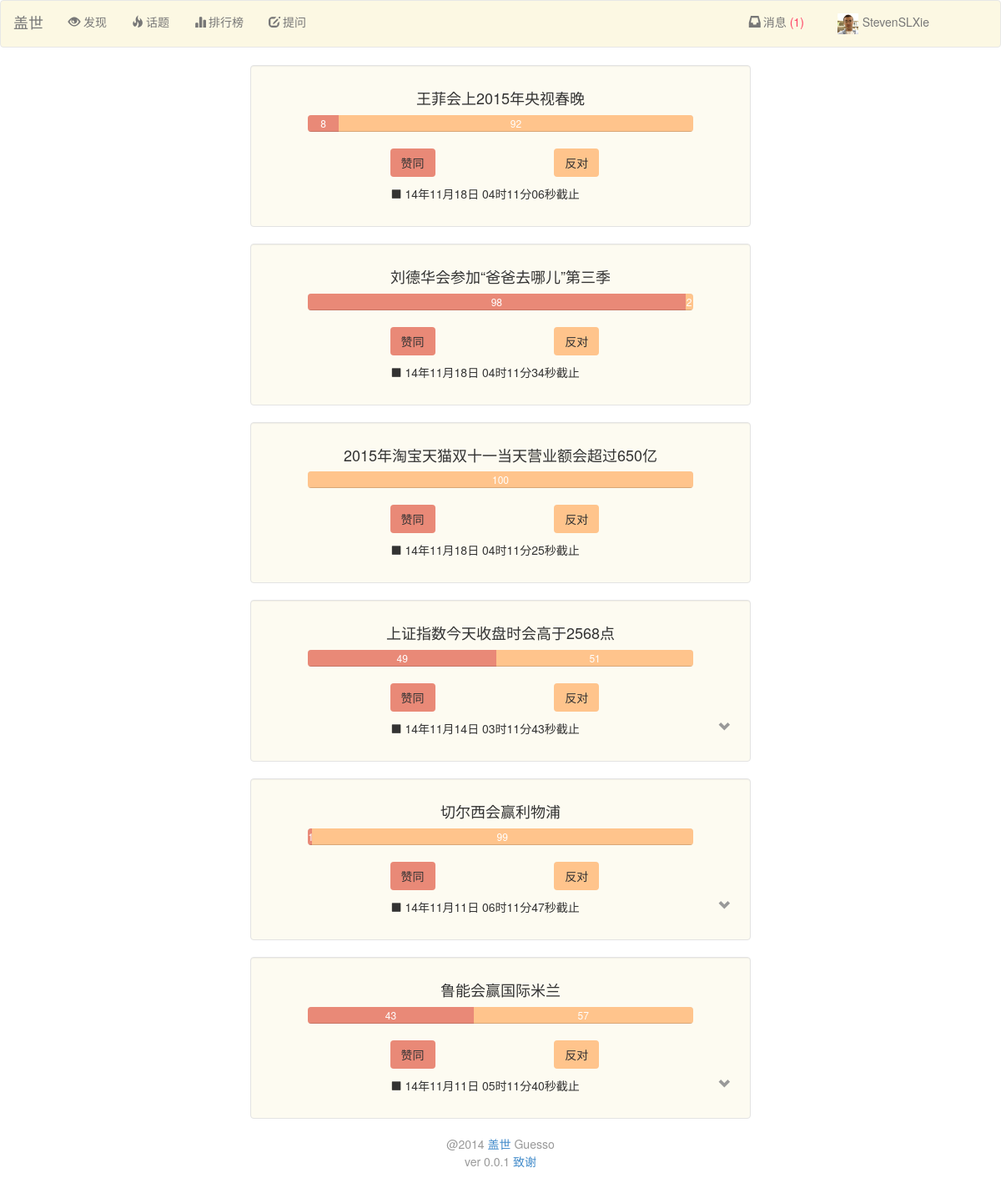
The app's page /home (signed in) with its own data.
### Guess/models.py (models this page shows, shortened)
class Person(models.Model):
	user = models.OneToOneField(User)
	point = models.IntegerField(default=1000)
	photo = models.FileField(upload_to='%Y/%m/%d/', default= 'cat.jpg')
	expertise = models.ManyToManyField(PersonTag)
	win = models.IntegerField(default=0)
	lose = models.IntegerField(default=0)
	game = models.IntegerField(default=0)
	rank = models.IntegerField(default=0)
	joined = models.DateTimeField(default=datetime.datetime.now())
	title = models.CharField(max_length=30, default="新人")
	class Meta:
		ordering = ('point', 'win',)

class Game(models.Model):
	headline = models.TextField()
	begin = models.DateTimeField(auto_now_add=True)
	expire = models.DateTimeField()
	name_home = models.CharField(max_length=30)
	price_home = models.IntegerField(default=50)
	num_home = models.IntegerField(default=0)
	name_away = models.CharField(max_length=30)
	price_away = models.IntegerField(default=50)
	num_away = models.IntegerField(default=0)
	weight_home = models.IntegerField(default=0)
	weight_away = models.IntegerField(default=0)
	outcome = models.BooleanField(default=False)   # True means home wins and vice versa
	ended = models.BooleanField(default=False)
	event = models.IntegerField()
	is_primary = models.IntegerField(default=0)
	game_tag = models.ManyToManyField(GameTag)
	class Meta:
		ordering = ('expire',)

### Guess/views.py (the view)
# urls.py: url(r'^home$', 'Guess.views.home', name='home'),
def home(request):
	return render_main(request, 'home')

### Guess/views.py (called while the page is built)
def render_main(request, url, game_type=None):
	if not request.user.is_authenticated():
		return redirect(reverse('login'))
	if game_type is None:
		temps = Game.objects.filter(ended=False).order_by('-event','-is_primary')
	else:
		temps = Game.objects.filter(ended=False, game_tag__tag=game_type).order_by('-event', '-is_primary')
	gamess = game_choose_and_sort(temps)
	cur_person = Person.objects.get(user=request.user)
	if request.method == 'POST':
		if 'marked_all_as_read' in request.POST:
			marked_all_as_read(cur_person)
		for cur_game in temps:
			accept_bet(request, cur_person, cur_game)
		return redirect(reverse(url)+'#success')
	else:
		para = {}
		para['gamess'] = gamess
		para = encap_para(para, cur_person)
		return render(request, 'home.html', para)

def game_choose_and_sort(temps):
	gamess = []
	games = []
	flag = 0
	for p in temps:
		if flag == 0:
			event = p.event
			flag = 1
		elif p.event != event:
			event = p.event
			gamess.append(games)
			games = []
		games.append(p)
	gamess.append(games)
	return gamess

def find_unread(person):
	return person.message_set.filter(read=False)

def encap_para(para, person):
	messages = find_unread(person)
	para['messages'] = messages
	para['person'] = person
	return para

### Guess/templates/home.html (shortened to what this page needs)
{% load bootstrap3 %}
{% load profile_tag %}
{% include "nav_bar.html" %}
<body>
    <div class="col-md-6 col-md-offset-3">
    </div>
    {% for games in gamess %}
    <div class="well well-frame-c1 col-md-6 col-md-offset-3">
    {% for game in games %}
    {% if forloop.first %}
    <div class = "row">
        <div class="col-md-10 col-md-offset-1">
            <h4 class="text-center">{{ game.headline }}</h4>
            <div class="progress">
                <div class="progress-bar progress-bar-c1" style="width: {{ game.price_home }}%">{{ game.price_home }}</div>
                <div class="progress-bar progress-bar-c2" style="width: {{ game.price_away }}%">{{ game.price_away }}</div>
            </div>
        </div>
    </div>
    <div class="row">
        <form method="POST">
             <div class="col-md-1 col-md-offset-3 spacer"><input class="btn progress-bar-c1" type="submit" value='赞同' name="h:{{ game.pk }}" onclick="on_submit(event)"/></div>
             <div class="col-md-1 col-md-offset-3 spacer"><input class="btn progress-bar-c2" type="submit" value='反对' name="a:{{ game.pk }}" onclick="on_submit(event)"/></div>
            <p class="col-md-8 col-md-offset-3"><i class="glyphicon glyphicon-stop"></i> {{ game.expire | date:"y年m月d日 h时m分s秒" }}截止</p>
            {% if not forloop.last %}
             <div class="col-xs-1 col-sm-1 col-md-1 col-lg-1 dropdown-user"  data-for=".{{ game.pk }}">
                    <i class="glyphicon glyphicon-chevron-down text-muted"></i>
             </div>
            {% endif %}
                                        {% endif %}
    {% endfor %}
        </form>
    </div>
    </div>
    {% endfor %}
    {% include "footer.html" %}
</body>

### Guess/templates/nav_bar.html (shortened to what this page needs)
<head>
    <link href='static/bootstrap/css/bootstrap.min.css' rel='stylesheet'>
</head>
<nav class="navbar navbar-default nav-frame-c" role="navigation">
  <div class="container-fluid">
    <div class="navbar-header">
      <a class="navbar-brand" href="{% url 'home' %}">盖世</a>
    </div>
    <div class="collapse navbar-collapse" id="bs-example-navbar-collapse-1">
      <ul class="nav navbar-nav">
        <li><a href="{% url 'home' %}"><i class="glyphicon glyphicon-eye-open"></i> 发现</a></li>
        <li id="tag_list" class="dropdown">
            <a id="tags" href="" class="dropdown-toggle" data-toggle="dropdown"><i class="glyphicon glyphicon-fire" style="margin-right: 3px;"></i>话题</a>
        </li>
        <li><a href="{% url 'leaderboard' %}"><i class="glyphicon glyphicon-stats" style="margin-right: 3px;"></i>排行榜</a></li>
        <li><a href="{% url 'proposal' %}"><i class="glyphicon glyphicon-edit" style="margin-right: 3px;"></i>提问</a></li>
      </ul>
      <ul class="nav navbar-nav navbar-right" style="margin-right: 40px;">
        <li id="notify_list" class="dropdown" style="margin-right: 10px;">
            {% if not messages|length %}
            <a id="notifications" href="#" class="dropdown-toggle" data-toggle="dropdown"><i class="glyphicon glyphicon-inbox" style="margin-right: 3px;"></i>消息</a>
            {% else %}
            <a id="notifications" href="#" class="dropdown-toggle" data-toggle="dropdown"><i class="glyphicon glyphicon-inbox" style="margin-right: 3px;"></i>消息<span class="unread"> ({{ messages|length }})</span></a>
            {% endif %}
        </li>
        <li id='dropdown_list' class="dropdown">
          <a id="account_dropdown" href="#" class="dropdown-toggle" data-toggle="dropdown"> <img src="/static/images/{{ person.photo.url }} " style="width: 25px; height: 25px; margin-right: 5px; margin-bottom: 0px;margin-top: 0px;"/>{{ person.user.username }}</a>
        </li>
      </ul>
    </div>
  </div>
</nav>

### Guess/templates/nav_bar.html (style rules this page uses)
.nav-frame-c { background: rgba(252,248,227,1); }
.unread { color: rgba(254,67,101,1); }

### Guess/templates/home.html (style rules this page uses)
.spacer { margin-bottom: 10px; }
.progress-bar-c1 { background: rgba(233, 137,119 , 1); }
.progress-bar-c2 { background: rgba(255,196,140,1); }
.well-frame-c1 { background: rgba(252,248,227,0.5); }

### records on screen
Person: photo (picture), user.username "StevenSLXie"
Game: headline "王菲会上2015年央视春晚", price_home "8", price_away "92", expire "14年11月18日 04时11分06秒"
Game: headline "刘德华会参加“爸爸去哪儿”第三季", price_home "98", price_away "2", expire "14年11月18日 04时11分34秒"
Game: headline "2015年淘宝天猫双十一当天营业额会超过650亿", price_away "100", expire "14年11月18日 04时11分25秒"
Game: headline "上证指数今天收盘时会高于2568点", price_home "49", price_away "51", expire "14年11月14日 03时11分43秒"
Game: headline "切尔西会赢利物浦", price_home "1", price_away "99", expire "14年11月11日 06时11分47秒"
Game: headline "鲁能会赢国际米兰", price_home "43", price_away "57", expire "14年11月11日 05时11分40秒"

### other values on screen
{{ messages|length }} "1"
